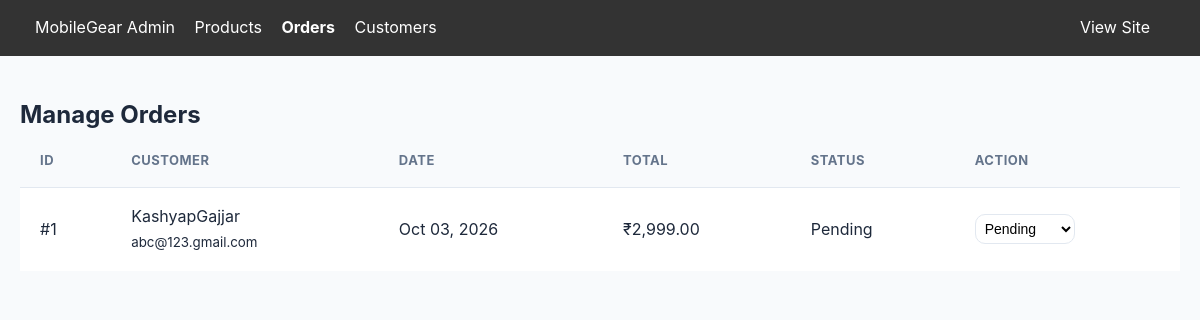
The app's page /admin/orders.php (signed in) with its own data.
### tables this page shows
CREATE TABLE `orders` (
  `id` int(11) NOT NULL AUTO_INCREMENT,
  `user_id` int(11) NOT NULL,
  `total_amount` decimal(10,2) NOT NULL,
  `status` enum('pending','completed','cancelled') DEFAULT 'pending',
  `shipping_address` text NOT NULL,
  `created_at` timestamp NOT NULL DEFAULT current_timestamp(),
  PRIMARY KEY (`id`),
  KEY `user_id` (`user_id`),
  CONSTRAINT `fk_orders_user` FOREIGN KEY (`user_id`) REFERENCES `users` (`id`) ON DELETE CASCADE
);

CREATE TABLE `users` (
  `id` int(11) NOT NULL AUTO_INCREMENT,
  `full_name` varchar(100) NOT NULL,
  `email` varchar(100) NOT NULL,
  `phone` varchar(20) DEFAULT NULL,
  `address` text DEFAULT NULL,
  `district` varchar(100) DEFAULT NULL,
  `state` varchar(100) DEFAULT NULL,
  `pincode` varchar(10) DEFAULT NULL,
  `password` varchar(255) NOT NULL,
  `role` enum('customer','admin') DEFAULT 'customer',
  `created_at` timestamp NOT NULL DEFAULT current_timestamp(),
  PRIMARY KEY (`id`),
  UNIQUE KEY `email` (`email`)
);

### includes/functions.php (called while the page is built, shortened)
<?php
function format_price($price) {
    return "₹" . number_format($price, 2);
}
?>

### admin/orders.php (the view, shortened to what this page needs)
<?php
require_once '../includes/bootstrap.php';
$stmt = $conn->query("
    SELECT o.*, u.full_name, u.email
    FROM orders o
    JOIN users u ON o.user_id = u.id
    ORDER BY o.created_at DESC
");
$orders = $stmt->fetchAll();
?>
<!DOCTYPE html>
<html lang="en">
<head>
    <link rel="stylesheet" href="../assets/css/style.css">
</head>
<body>
    <div class="admin-nav">
        <div class="container">
            <a href="index.php">MobileGear Admin</a>
            <a href="products.php">Products</a>
            <a href="orders.php" style="font-weight: bold;">Orders</a>
            <a href="customers.php">Customers</a>
            <a href="../index.php" style="float: right;">View Site</a>
        </div>
    </div>
    <div class="container" style="padding-top: 40px;">
        <h2>Manage Orders</h2>
        <table>
            <thead>
                <tr>
                    <th>ID</th>
                    <th>Customer</th>
                    <th>Date</th>
                    <th>Total</th>
                    <th>Status</th>
                    <th>Action</th>
                </tr>
            </thead>
            <tbody>
                <?php foreach($orders as $o): ?>
                    <tr>
                        <td>#<?= $o['id'] ?></td>
                        <td><?= htmlspecialchars($o['full_name']) ?><br><small><?= htmlspecialchars($o['email']) ?></small></td>
                        <td><?= date('M d, Y', strtotime($o['created_at'])) ?></td>
                        <td><?= format_price($o['total_amount']) ?></td>
                        <td style="text-transform: capitalize;"><?= $o['status'] ?></td>
                        <td>
                            <form action="" method="POST" style="display:inline;">
                                <select name="status" onchange="this.form.submit()" class="form-control" style="width:auto; display:inline-block; padding: 5px;">
                                    <option value="pending" <?= $o['status'] === 'pending' ? 'selected' : '' ?>>Pending</option>
                                </select>
                            </form>
                        </td>
                    </tr>
                <?php endforeach; ?>
            </tbody>
        </table>
    </div>
</body>
</html>

### assets/css/style.css (style rules this page uses)
:root { --primary: #2563eb; --primary-hover: #1d4ed8; --primary-light: #eff6ff; --dark: #0f172a; --dark-muted: #334155; --text-main: #1e293b; --text-muted: #64748b; --text-light: #94a3b8; --bg-page: #f8fafc; --bg-card: #ffffff; --border-color: #e2e8f0; --border-light: #f1f5f9; --success: #10b981; --success-bg: #ecfdf5; --warning: #f59e0b; --danger: #ef4444; --shadow-sm: 0 1px 2px 0 rgba(0, 0, 0, 0.05); --shadow-md: 0 4px 6px -1px rgba(0, 0, 0, 0.07), 0 2px 4px -2px rgba(0, 0, 0, 0.05); --shadow-lg: 0 10px 15px -3px rgba(0, 0, 0, 0.08), 0 4px 6px -4px rgba(0, 0, 0, 0.04); --radius-sm: 6px; --radius-md: 10px; --radius-lg: 16px; --radius-full: 9999px; }
* { box-sizing: border-box; margin: 0; padding: 0; }
body { font-family: -apple-system, BlinkMacSystemFont, "Segoe UI", Roboto, Helvetica, Arial, sans-serif; color: var(--text-main); line-height: 1.6; background-color: var(--bg-page); -webkit-font-smoothing: antialiased; }
.container { max-width: 1200px; margin: 0 auto; padding: 0 20px; }
table { width: 100%; border-collapse: collapse; background: var(--bg-card); }
th, td { padding: 16px 20px; border-bottom: 1px solid var(--border-color); text-align: left; }
th { background: #f8fafc; font-size: 13px; font-weight: 700; text-transform: uppercase; letter-spacing: 0.5px; color: var(--text-muted); }
tr:last-child td { border-bottom: none; }
.form-control { width: 100%; padding: 11px 14px; font-size: 14px; border: 1px solid var(--border-color); border-radius: var(--radius-md); background: #ffffff; transition: border-color 0.15s ease, box-shadow 0.15s ease; }

### admin/orders.php (style rules this page uses)
.admin-nav { background: #333; color: #fff; padding: 15px; }
.admin-nav a { color: #fff; text-decoration: none; margin-right: 15px; }

### records on screen
orders: id "1", user.full_name "KashyapGajjar", user.email "abc@123.gmail.com", created_at "Oct 03, 2026", total_amount "₹2,999.00", status "Pending"
